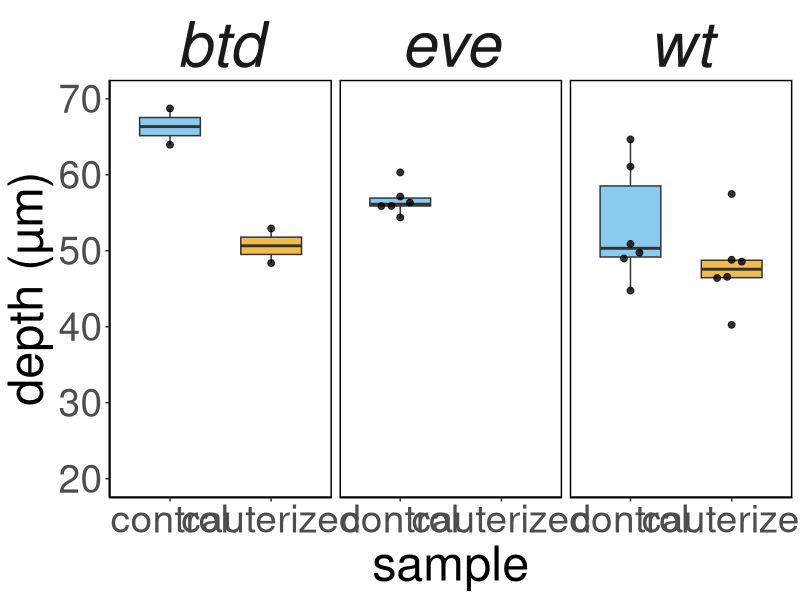
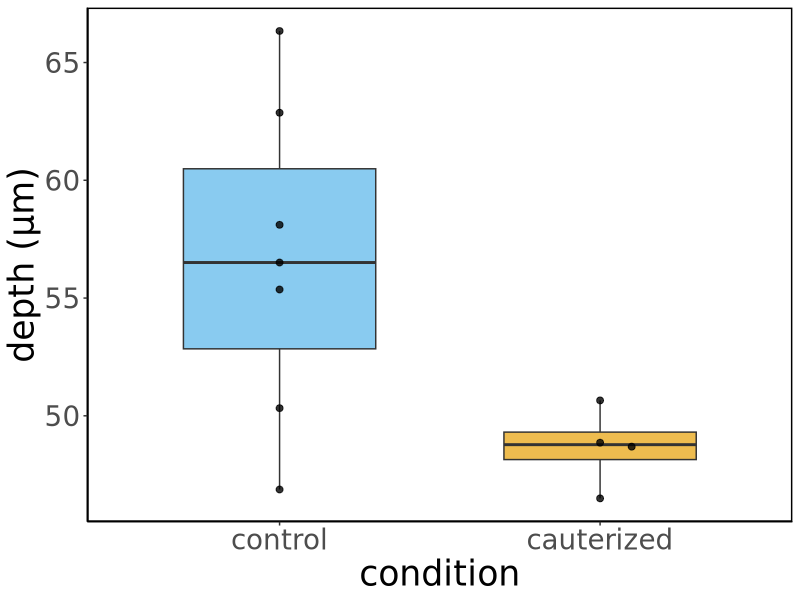
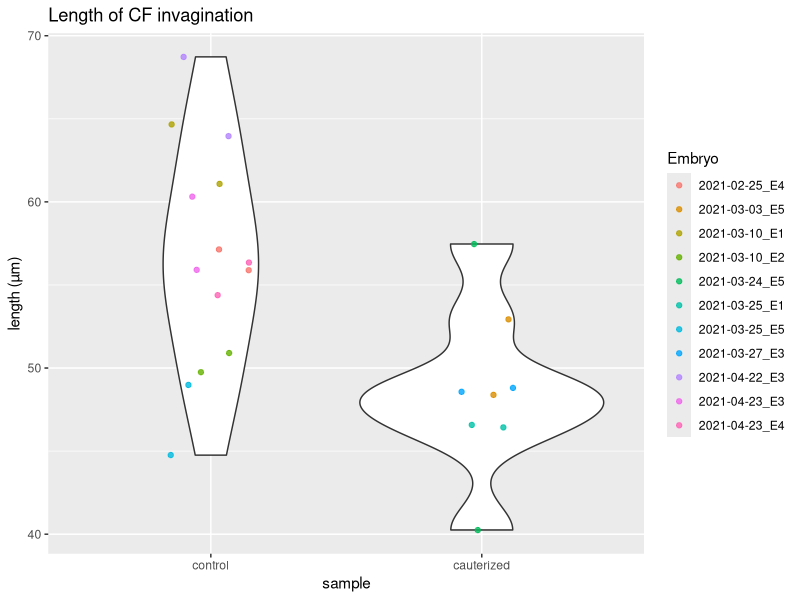
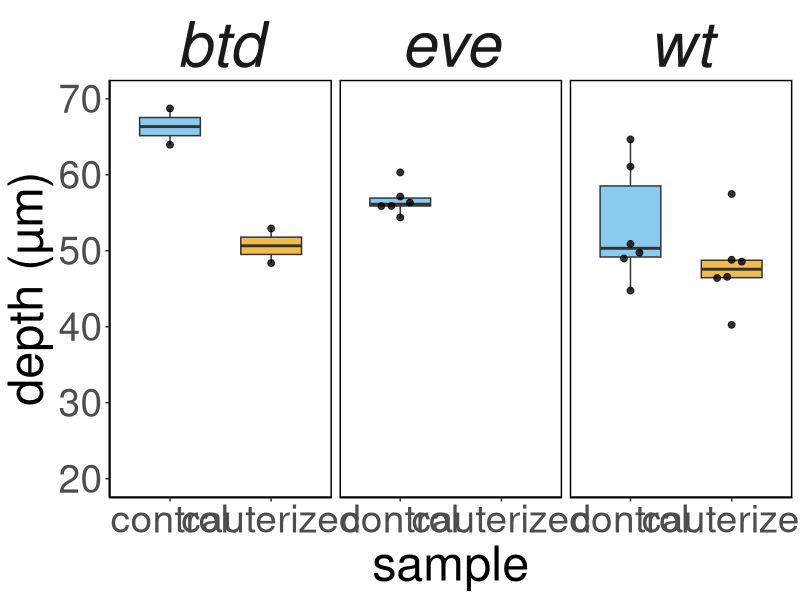
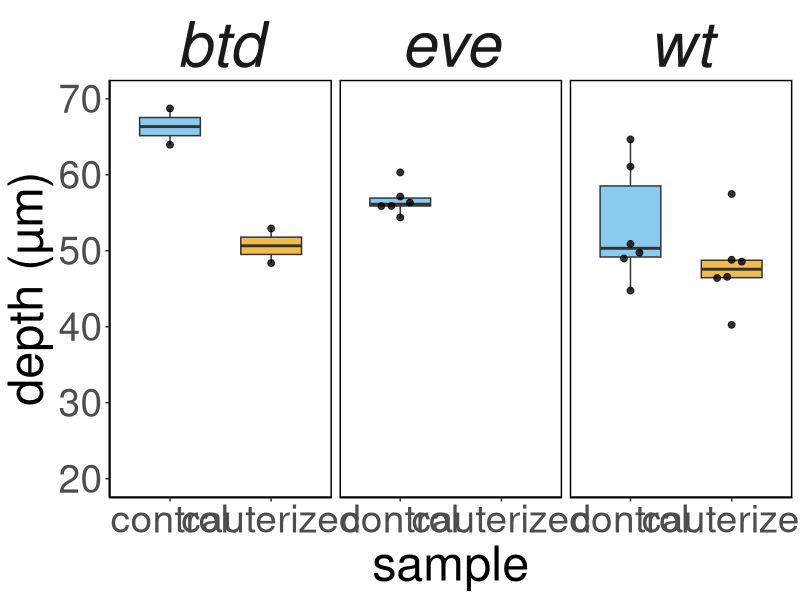
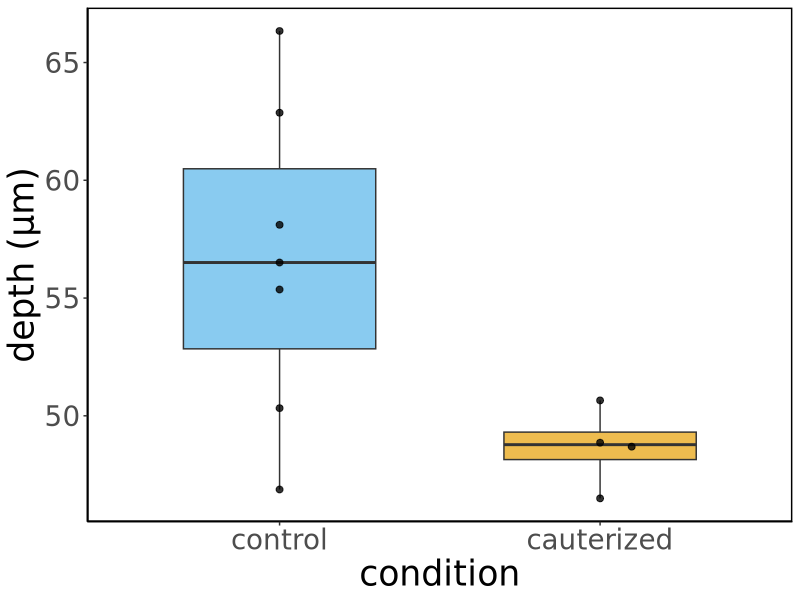
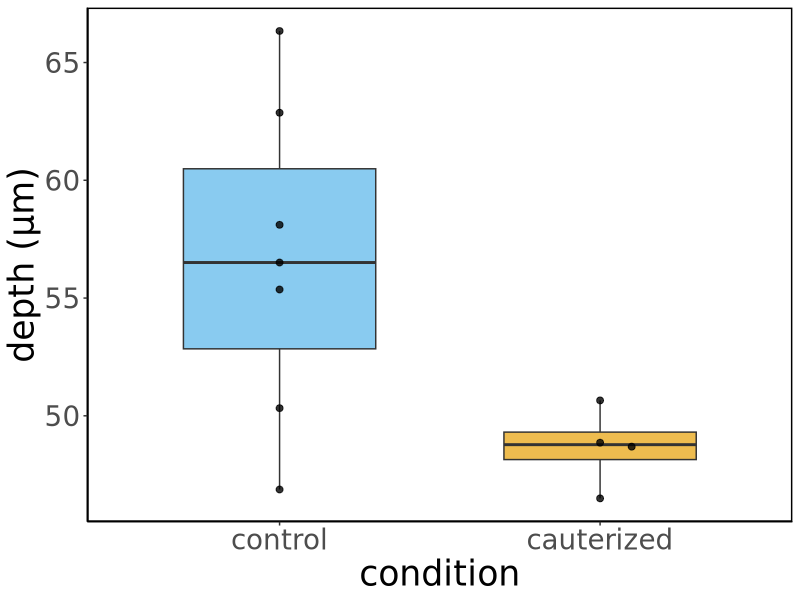
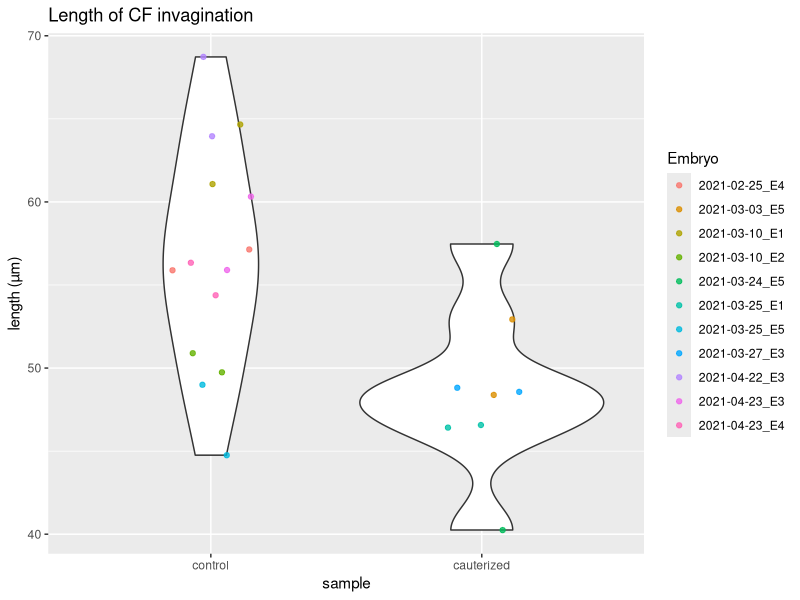

Here is the R script that generated these plots, in order: (Note: this script raises an error after producing the figures.)
## ---- chunk 1
knitr::opts_chunk$set(echo = TRUE, tidy = TRUE, cache = FALSE)
knitr::opts_knit$set(root.dir = "~/Dropbox/Projects/Cephalic_furrow/7-Paper/1-analyses/germband-cauterizations")
setwd("~/Dropbox/Projects/Cephalic_furrow/7-Paper/1-analyses/germband-cauterizations")
library(ggplot2)
library(ggbeeswarm)
## ---- chunk 2
# Load raw ROI measurements from ImageJ
results <- read.csv("1-wt/Lengths.csv")

# Calculate summaries per sample
by(results[results$Sample == "control", c("Length")], results[results$Sample == "control",]$Stock, summary)
print("------------------------------------------------------------------------------------")
by(results[results$Sample == "cauterized", c("Length")], results[results$Sample == "cauterized",]$Stock, summary)
## ---- chunk 3
# Plot mean length of cephalic furrow per embryo (right/left sides)
ggplot(results, aes(factor(Sample, level = c("control", "cauterized")), Length, fill = Sample)) +
  geom_boxplot(show.legend = FALSE, alpha = 0.7, outlier.shape = NA, width = 0.6, position = position_dodge(width = 0.75)) +
  geom_point(alpha = 0.8, size = 2, show.legend = FALSE, position = position_beeswarm(priority = "descending", dodge.width = 0.75, cex = 5)) +
  labs(x = "sample", y = "depth (µm)") +
  facet_wrap(~Stock) +
  scale_fill_manual(values=c("#e69f03", "#56b4e9")) +
  scale_y_continuous(limits = c(20, 70)) +
  theme_classic() +
  theme(text =  element_text(size = 35),
        strip.background = element_blank(),
        strip.placement = "outside",
        strip.text.x = element_text(size = 45, face = "italic"),
        panel.background = element_rect(colour = "black", size=1))
ggsave("wt-length.png", width = 7, height = 4)
ggsave("wt-length.svg", width = 7, height = 4)
## ---- chunk 4
# Mean of CF length per embryo
embryo_cf_mean <- aggregate(results$Length, list(results$Embryo), mean)
colnames(embryo_cf_mean) <- c("Embryo", "Mean")

# Standard deviation of CF length per embryo
embryo_cf_sd <- aggregate(results$Length, list(results$Embryo), sd)
colnames(embryo_cf_sd) <- c("Embryo", "SD")

# Get sample information
samples <- unique(results[, c("Stock", "Embryo", "Sample")])

# Merge datasets
means <- merge(samples, embryo_cf_mean, by = "Embryo", all.x = TRUE)
means <- merge(means, embryo_cf_sd, by = "Embryo", all.x = TRUE)

# Summary by sample
by(means[means$Sample == "control", c("Mean", "SD")], means[means$Sample == "control",]$Stock, summary)
print("------------------------------------------------------------------------------------")
by(means[means$Sample == "cauterized", c("Mean", "SD")], means[means$Sample == "cauterized",]$Stock, summary)
## ---- chunk 5
# Plot mean length of cephalic furrow per embryo (right/left sides)
ggplot(means, aes(factor(Sample, level = c("control", "cauterized")), Mean, fill = Sample)) +
  geom_boxplot(show.legend = FALSE, alpha = 0.7, outlier.shape = NA, width = 0.6, position = position_dodge(width = 0.75)) +
  geom_point(alpha = 0.8, size = 2, show.legend = FALSE, position = position_beeswarm(priority = "descending", dodge.width = 0.75, cex = 5)) +
  #geom_pointrange(aes(ymin=Mean-SD, ymax=Mean+SD), alpha = 0.8, size = 0.5, show.legend = FALSE, position = position_quasirandom(dodge.width = 0.75)) +
  labs(x = "condition", y = "depth (µm)") +
  scale_fill_manual(values=c("#e69f03", "#56b4e9")) +
  theme_classic(base_family = "DejaVu Sans") +
  theme(text = element_text(size = 25),
        panel.background = element_rect(colour = "black", size=1))
ggsave("wt-mean-length.png", width = 4, height = 4)
ggsave("wt-mean-length.svg", width = 4, height = 4)
## ---- chunk 6
# Statistical testing
diff_micron <- mean(means[means$Sample == "control",]$Mean) - mean(means[means$Sample == "cauterized",]$Mean)
diff_pct <- diff_micron / mean(means[means$Sample == "cauterized",]$Mean) * 100

# Test if distribution is normal
shapiro.test(results[results$Sample == "control",]$Length)
shapiro.test(results[results$Sample == "cauterized",]$Length)
shapiro.test(means[means$Sample == "control",]$Mean)
shapiro.test(means[means$Sample == "cauterized",]$Mean)

# Test if means are different
t.test(results[results$Sample == "control",]$Length,
       results[results$Sample == "cauterized",]$Length,
       var.equal = FALSE)
t.test(means[means$Sample == "control",]$Mean,
       means[means$Sample == "cauterized",]$Mean,
       var.equal = FALSE)

# Test if means are different only in wt
t.test(results[(results$Sample == "control" & results$Stock == "wt"),]$Length,
       results[(results$Sample == "cauterized" & results$Stock == "wt"),]$Length,
       var.equal = FALSE)
t.test(means[(means$Sample == "control" & means$Stock == "wt"),]$Mean,
       means[(means$Sample == "cauterized" & means$Stock == "wt"),]$Mean,
       var.equal = FALSE)

# Test if control is greater than cauterized
wilcox.test(results[results$Sample == "control",]$Length,
            results[results$Sample == "cauterized",]$Length,
            alternative = "g")
wilcox.test(means[means$Sample == "control",]$Mean,
            means[means$Sample == "cauterized",]$Mean,
            alternative = "g")

# Test if control and cauterized have the same variance
var.test(results[results$Sample == "control",]$Length,
         results[results$Sample == "cauterized",]$Length)
var.test(means[means$Sample == "control",]$Mean,
         means[means$Sample == "cauterized",]$Mean)

## ---- chunk 7
# Plot length of cephalic furrow invaginations
ggplot(results, aes(factor(Sample, level = c("control", "cauterized")), Length)) + geom_violin() + geom_jitter(alpha = 0.8, width = 0.15, aes(colour = Embryo)) +
  labs(title = "Length of CF invagination", x = "sample", y = "length (µm)")
ggsave("wt-cf-length.png")

# Plot total length of cephalic furrow invagination per embryo
ggplot(summary_embryos, aes(factor(Sample, level = c("control", "cauterized")), Total, colour = Sample)) +
  geom_violin() + geom_jitter(alpha = 0.8, width = 0.15) +
  labs(title = "Total length of CF invaginations per embryo", x = "sample", y = "length (µm)")
ggsave("wt-total-length.png")

# Plot distance of cephalic furrow invaginations to germ band
ggplot(results, aes(factor(Sample, level = c("control", "cauterized")), Distance)) + geom_violin() + geom_jitter(alpha = 0.8, width = 0.15, aes(colour = Embryo)) +
  labs(title = "Distance of CF invagination to germ band", x = "sample", y = "distance (µm)")
ggsave("wt-gb-distance.png")

# Plot total distance of cephalic furrow invagination per embryo
ggplot(summary_embryos, aes(factor(Sample, level = c("control", "cauterized")), Distance, colour = Sample)) +
  geom_violin() + geom_jitter(alpha = 0.8, width = 0.15) +
  labs(title = "Total distance of CF invaginations to germ band per embryo", x = "sample", y = "distance (µm)")
ggsave("wt-total-distance.png")

# Correlation between CF length and GB distance
ggplot(results, aes(Distance, Length)) + geom_point(alpha = 0.8, aes(colour = Sample)) +
  labs(title = "CF length by GB distance", x = "Distance to GB", y = "Length of CF")
with(results, cor(Length, Distance))
ggsave("wt-cfgb-correlation.png")
ggplot(summary_embryos, aes(Distance, Total)) + geom_point(alpha = 0.8, aes(colour = Sample)) +
  labs(title = "Total CF length by total GB distance per embryo", x = "Distance to GB", y = "Length of CF")
with(summary_embryos, cor(Total, Distance))
ggsave("wt-total-correlation.png")

# Plot CF to GB index
ggplot(results, aes(factor(Sample, level = c("control", "cauterized")), CFbyGB)) + geom_violin() + geom_jitter(alpha = 0.8, width = 0.15, aes(colour = Embryo)) +
  labs(title = "Distance of CF invagination to germ band", x = "sample", y = "CF by GB index")
#ggsave("wt-cfgb-index.png")

# Plot total distance of cephalic furrow invagination per embryo
ggplot(summary_embryos, aes(factor(Sample, level = c("control", "cauterized")), CFbyGB, colour = Sample)) +
  geom_violin() + geom_jitter(alpha = 0.8, width = 0.15) +
  labs(title = "Total distance of CF invaginations to germ band per embryo", x = "sample", y = "CF by GB index")
#ggsave("wt-total-distance.png")
## ---- chunk 8

